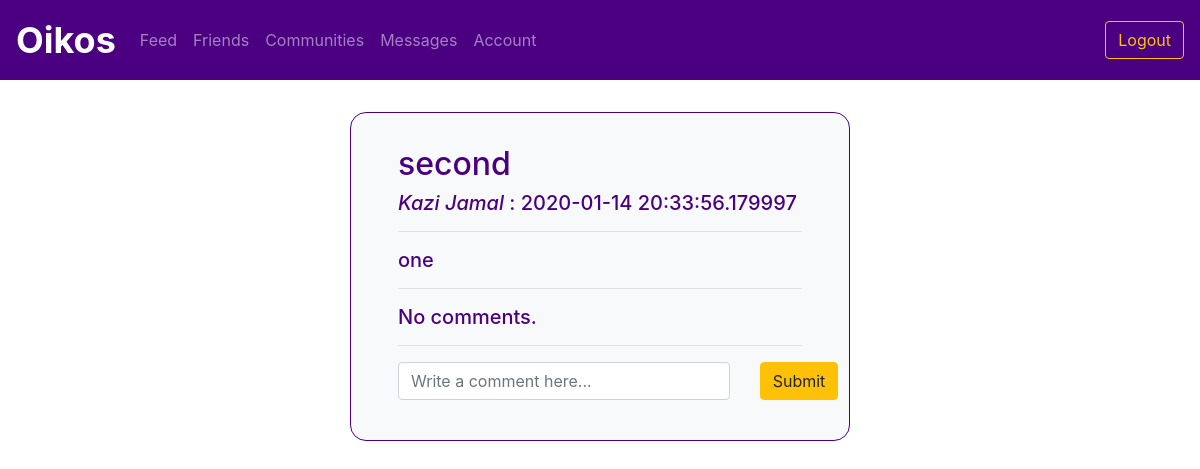
/post/5 (signed in), run on an earlier commit of the app's database.
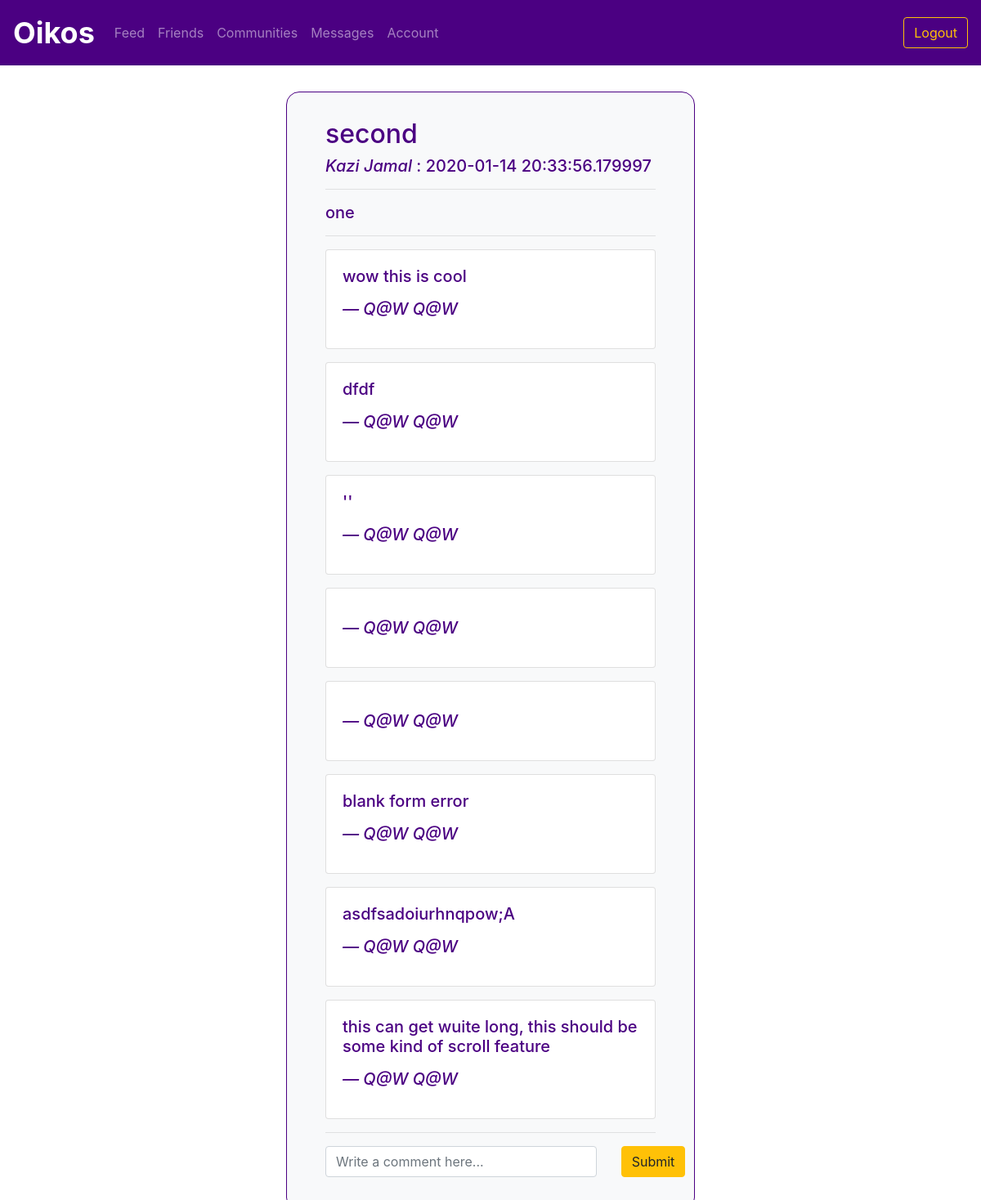
And on a later commit of the database.
### utl/models.py (models this page shows)
class Post(db.Model):
    postID = db.Column(db.Integer, primary_key=True)
    communityID = db.Column(db.Integer, nullable=True)
    userID = db.Column(db.Integer, nullable=False)
    title = db.Column(db.Text, nullable=False)
    content = db.Column(db.Text, nullable=False)
    timestamp = db.Column(db.DateTime, nullable=False, default=datetime.utcnow)

class User(db.Model):
    userID = db.Column(db.Integer, primary_key=True)
    email = db.Column(db.Text, unique=True, nullable=False)
    password = db.Column(db.Text, nullable=False)
    firstName = db.Column(db.Text, nullable=False)
    lastName = db.Column(db.Text, nullable=False)
    displayName = db.Column(db.Text, nullable=False)
    grade = db.Column(db.Text, nullable=False)

class Comment(db.Model):
    commentID = db.Column(db.Integer, primary_key=True)
    postID = db.Column(db.Integer, nullable=False)
    userID = db.Column(db.Integer, nullable=False)
    content = db.Column(db.Text, nullable=False)
    timestamp = db.Column(db.DateTime, nullable=False, default=datetime.utcnow)

### app.py (the view)
@app.route("/post/<postID>")
@login_required
def viewpost(postID):
    post = postsfunctions.getPost(postID)
    creator = postsfunctions.getCreator(postID)
    comment_data = commentsfunctions.getComments(postID)
    comments = {}
    for comment in comment_data:
        comments[comment] = usersfunctions.getUser(comment.userID)
    return render_template("post.html", post=post, creator=creator, comments=comments)

### app.py (called while the page is built)
def login_required(f):
    @wraps(f)
    def decorated_function(*args, **kwargs):
        if "userID" not in session:
            return redirect(url_for('login'))
        return f(*args, **kwargs)
    return decorated_function

### utl/comments.py (called while the page is built)
def getComments(postID):
    comments = Comment.query.filter_by(postID=postID).order_by(Comment.timestamp.asc()).all()
    return comments

### utl/posts.py (called while the page is built)
def getPost(postID):
    post = Post.query.filter_by(postID=postID).first()
    return post

def getCreator(postID):
    post = Post.query.filter_by(postID=postID).first()
    userID = post.userID
    user = User.query.filter_by(userID=userID).first()
    return user

### utl/users.py (called while the page is built)
def getUser(userID):
    user = User.query.filter_by(userID=userID).first()
    return user

### templates/post.html (shortened to what this page needs)
{% extends "logbase.html" %}
{% block body %}
    <div class="container col-md-5 bg-light border border-primary" style="padding: 2em; margin-top: 5vh; border-radius: 1em;">
        <div class="col">
            <h2>{{ post.title }}</h2>
            <h5> <i>{{ creator.displayName }}</i> : {{ post.timestamp }}<h5>
            <hr>
            <p>{{ post.content }}</p>
            <hr>
            {% if not comments %}
            <p>No comments.</p>
            {% else %}
            {% for comment in comments %}
            <div class="card my-3">
                <div class="card-body">
                    <p>{{ comment.content }}</p>
                    <p><i>— {{ comments[comment].displayName }}</i></p>
                </div>
            </div>
            {% endfor %}
            {% endif %}
            <hr>
            <form action="/writecomment/{{ post.postID }}" method="POST">
                <div class="row">
                    <div class="col-md-10">
                        <input name="content" type="text" class="form-control" id="content" aria-describedby="content" placeholder="Write a comment here...">
                    </div>
                    <div class="col-md-1">
                        <button type="submit" class="btn btn-warning">Submit</button>
                    </div>
                </div>
            </form>
        </div>
    </div>
{% endblock %}

### templates/logbase.html
{% extends "base.html" %}
{% block profile %}
<li class="nav-item">
    <a class="nav-item nav-link" href="/feed">Feed</a></li>
<li class="nav-item">
    <a class="nav-item nav-link" href="/friends">Friends</a></li>
<li class="nav-item">
    <a class="nav-item nav-link" href="/communities">Communities</a></li>
<li class="nav-item">
    <a class="nav-item nav-link" href="/messages">Messages</a></li>
<li class="nav-item">
    <a class="nav-item nav-link" href="/me">Account</a></li>
{% endblock %}
{% block loginoptions %}
<form class="form-inline my-2 my-lg-0" action="/logout">
    <button class="btn btn-outline-warning my-2 my-sm-0" type="submit">Logout</button>
</form>
{% endblock %}

### templates/base.html (shortened to what this page needs)
<!DOCTYPE html>
  <html>
  <head>
    <link rel="stylesheet" href="https://stackpath.bootstrapcdn.com/bootstrap/4.4.1/css/bootstrap.min.css"
>
    <link rel="stylesheet" href="{{ url_for('static', filename='css/style.css') }}">
  </head>
  <body>
      <header>
        <nav class="navbar fixed-top navbar-expand-lg navbar-dark bg-primary">
        <a class="navbar-brand" href="/dashboard"><b>Oikos</b></a>
        <div class="collapse navbar-collapse" id="navbarContent">
          <ul class="navbar-nav mr-auto">
            {% block profile %}{% endblock %}
          </ul>
          {% block loginoptions %} {% endblock %}
        </div>
    </nav>
    <br>
    <br>
    <br>
</header>
    {% block body %} {% endblock %}
  </body>
</html>

### static/css/style.css (style rules this page uses)
.bg-primary { background-color: indigo !important; }
.border-primary { color: indigo !important; }
.nav-item { color: white; }
.navbar .navbar-brand { font-size: 36px; }
.border-primary { border-color: indigo !important; }

What changed in the data, as far as the page shows it:
added Comment: content "wow this is cool"
added User: displayName "Q@W Q@W"
added Comment: content "dfdf"
added Comment: content "''"
added Comment: content "blank form error"
added Comment: content "asdfsadoiurhnqpow;A"
added Comment: content "this can get wuite long, this should be some kind of scroll feature"
Also different on the page:
text no longer shown: "No comments."
